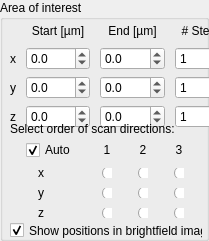
                    <widget class="QGroupBox" name="acquisitionAOI">
                     <property name="geometry">
                      <rect>
                       <x>8</x>
                       <y>28</y>
                       <width>209</width>
                       <height>241</height>
                      </rect>
                     </property>
                     <property name="title">
                      <string>Area of interest</string>
                     </property>
                     <widget class="QWidget" name="layoutWidget3">
                      <property name="geometry">
                       <rect>
                        <x>10</x>
                        <y>20</y>
                        <width>219</width>
                        <height>108</height>
                       </rect>
                      </property>
                      <layout class="QGridLayout" name="gridLayout" rowstretch="0,1,1,1">
                       <property name="horizontalSpacing">
                        <number>10</number>
                       </property>
                       <item row="0" column="1">
                        <widget class="QLabel" name="startLabel">
                         <property name="text">
                          <string>Start [µm]</string>
                         </property>
                         <property name="alignment">
                          <set>Qt::AlignmentFlag::AlignCenter</set>
                         </property>
                        </widget>
                       </item>
                       <item row="0" column="2">
                        <widget class="QLabel" name="endLabel">
                         <property name="text">
                          <string>End [µm]</string>
                         </property>
                         <property name="alignment">
                          <set>Qt::AlignmentFlag::AlignCenter</set>
                         </property>
                        </widget>
                       </item>
                       <item row="0" column="3">
                        <widget class="QLabel" name="stepsLabel">
                         <property name="text">
                          <string># Steps</string>
                         </property>
                         <property name="alignment">
                          <set>Qt::AlignmentFlag::AlignCenter</set>
                         </property>
                        </widget>
                       </item>
                       <item row="1" column="0">
                        <widget class="QLabel" name="xLabel">
                         <property name="text">
                          <string>x</string>
                         </property>
                         <property name="alignment">
                          <set>Qt::AlignmentFlag::AlignCenter</set>
                         </property>
                        </widget>
                       </item>
                       <item row="1" column="1">
                        <widget class="QDoubleSpinBox" name="startX">
                         <property name="locale">
                          <locale language="English" country="UnitedStates"/>
                         </property>
                         <property name="decimals">
                          <number>1</number>
                         </property>
                         <property name="minimum">
                          <double>-1000.000000000000000</double>
                         </property>
                         <property name="maximum">
                          <double>1000.000000000000000</double>
                         </property>
                         <property name="singleStep">
                          <double>1.000000000000000</double>
                         </property>
                        </widget>
                       </item>
                       <item row="1" column="2">
                        <widget class="QDoubleSpinBox" name="endX">
                         <property name="locale">
                          <locale language="English" country="UnitedStates"/>
                         </property>
                         <property name="decimals">
                          <number>1</number>
                         </property>
                         <property name="minimum">
                          <double>-1000.000000000000000</double>
                         </property>
                         <property name="maximum">
                          <double>1000.000000000000000</double>
                         </property>
                         <property name="singleStep">
                          <double>1.000000000000000</double>
                         </property>
                        </widget>
                       </item>
                       <item row="1" column="3">
                        <widget class="QSpinBox" name="stepsX">
                         <property name="minimum">
                          <number>1</number>
                         </property>
                         <property name="maximum">
                          <number>1000</number>
                         </property>
                        </widget>
                       </item>
                       <item row="2" column="0">
                        <widget class="QLabel" name="yLabel">
                         <property name="text">
                          <string>y</string>
                         </property>
                         <property name="alignment">
                          <set>Qt::AlignmentFlag::AlignCenter</set>
                         </property>
                        </widget>
                       </item>
                       <item row="2" column="1">
                        <widget class="QDoubleSpinBox" name="startY">
                         <property name="locale">
                          <locale language="English" country="UnitedStates"/>
                         </property>
                         <property name="decimals">
                          <number>1</number>
                         </property>
                         <property name="minimum">
                          <double>-1000.000000000000000</double>
                         </property>
                         <property name="maximum">
                          <double>1000.000000000000000</double>
                         </property>
                         <property name="singleStep">
                          <double>1.000000000000000</double>
                         </property>
                        </widget>
                       </item>
                       <item row="2" column="2">
                        <widget class="QDoubleSpinBox" name="endY">
                         <property name="locale">
                          <locale language="English" country="UnitedStates"/>
                         </property>
                         <property name="decimals">
                          <number>1</number>
                         </property>
                         <property name="minimum">
                          <double>-1000.000000000000000</double>
                         </property>
                         <property name="maximum">
                          <double>1000.000000000000000</double>
                         </property>
                         <property name="singleStep">
                          <double>1.000000000000000</double>
                         </property>
                        </widget>
                       </item>
                       <item row="2" column="3">
                        <widget class="QSpinBox" name="stepsY">
                         <property name="minimum">
                          <number>1</number>
                         </property>
                         <property name="maximum">
                          <number>1000</number>
                         </property>
                        </widget>
                       </item>
                       <item row="3" column="0">
                        <widget class="QLabel" name="zLabel">
                         <property name="text">
                          <string>z</string>
                         </property>
                         <property name="alignment">
                          <set>Qt::AlignmentFlag::AlignCenter</set>
                         </property>
                        </widget>
                       </item>
                       <item row="3" column="1">
                        <widget class="QDoubleSpinBox" name="startZ">
                         <property name="locale">
                          <locale language="English" country="UnitedStates"/>
                         </property>
                         <property name="decimals">
                          <number>1</number>
                         </property>
                         <property name="minimum">
                          <double>-1000.000000000000000</double>
                         </property>
                         <property name="maximum">
                          <double>1000.000000000000000</double>
                         </property>
                         <property name="singleStep">
                          <double>1.000000000000000</double>
                         </property>
                        </widget>
                       </item>
                       <item row="3" column="2">
                        <widget class="QDoubleSpinBox" name="endZ">
                         <property name="locale">
                          <locale language="English" country="UnitedStates"/>
                         </property>
                         <property name="decimals">
                          <number>1</number>
                         </property>
                         <property name="minimum">
                          <double>-1000.000000000000000</double>
                         </property>
                         <property name="maximum">
                          <double>1000.000000000000000</double>
                         </property>
                         <property name="singleStep">
                          <double>1.000000000000000</double>
                         </property>
                        </widget>
                       </item>
                       <item row="3" column="3">
                        <widget class="QSpinBox" name="stepsZ">
                         <property name="minimum">
                          <number>1</number>
                         </property>
                         <property name="maximum">
                          <number>1000</number>
                         </property>
                        </widget>
                       </item>
                      </layout>
                     </widget>
                     <widget class="QWidget" name="layoutWidget3_2">
                      <property name="geometry">
                       <rect>
                        <x>10</x>
                        <y>140</y>
                        <width>193</width>
                        <height>81</height>
                       </rect>
                      </property>
                      <layout class="QGridLayout" name="gridLayout_4" rowstretch="0,0,0,0">
                       <property name="horizontalSpacing">
                        <number>10</number>
                       </property>
                       <item row="1" column="3">
                        <widget class="QRadioButton" name="scanDirX2">
                         <property name="maximumSize">
                          <size>
                           <width>10</width>
                           <height>10</height>
                          </size>
                         </property>
                         <property name="text">
                          <string/>
                         </property>
                         <attribute name="buttonGroup">
                          <string notr="true">buttonGroup</string>
                         </attribute>
                        </widget>
                       </item>
                       <item row="3" column="3">
                        <widget class="QRadioButton" name="scanDirZ2">
                         <property name="maximumSize">
                          <size>
                           <width>10</width>
                           <height>10</height>
                          </size>
                         </property>
                         <property name="text">
                          <string/>
                         </property>
                         <attribute name="buttonGroup">
                          <string notr="true">buttonGroup_3</string>
                         </attribute>
                        </widget>
                       </item>
                       <item row="2" column="2">
                        <widget class="QRadioButton" name="scanDirY1">
                         <property name="maximumSize">
                          <size>
                           <width>10</width>
                           <height>10</height>
                          </size>
                         </property>
                         <property name="text">
                          <string/>
                         </property>
                         <attribute name="buttonGroup">
                          <string notr="true">buttonGroup_2</string>
                         </attribute>
                        </widget>
                       </item>
                       <item row="2" column="1">
                        <widget class="QRadioButton" name="scanDirY0">
                         <property name="maximumSize">
                          <size>
                           <width>10</width>
                           <height>10</height>
                          </size>
                         </property>
                         <property name="text">
                          <string/>
                         </property>
                         <attribute name="buttonGroup">
                          <string notr="true">buttonGroup_2</string>
                         </attribute>
                        </widget>
                       </item>
                       <item row="3" column="2">
                        <widget class="QRadioButton" name="scanDirZ1">
                         <property name="maximumSize">
                          <size>
                           <width>10</width>
                           <height>10</height>
                          </size>
                         </property>
                         <property name="text">
                          <string/>
                         </property>
                         <attribute name="buttonGroup">
                          <string notr="true">buttonGroup_3</string>
                         </attribute>
                        </widget>
                       </item>
                       <item row="1" column="1">
                        <widget class="QRadioButton" name="scanDirX0">
                         <property name="maximumSize">
                          <size>
                           <width>10</width>
                           <height>10</height>
                          </size>
                         </property>
                         <property name="text">
                          <string/>
                         </property>
                         <attribute name="buttonGroup">
                          <string notr="true">buttonGroup</string>
                         </attribute>
                        </widget>
                       </item>
                       <item row="1" column="2">
                        <widget class="QRadioButton" name="scanDirX1">
                         <property name="maximumSize">
                          <size>
                           <width>10</width>
                           <height>10</height>
                          </size>
                         </property>
                         <property name="text">
                          <string/>
                         </property>
                         <attribute name="buttonGroup">
                          <string notr="true">buttonGroup</string>
                         </attribute>
                        </widget>
                       </item>
                       <item row="3" column="1">
                        <widget class="QRadioButton" name="scanDirZ0">
                         <property name="maximumSize">
                          <size>
                           <width>10</width>
                           <height>10</height>
                          </size>
                         </property>
                         <property name="text">
                          <string/>
                         </property>
                         <attribute name="buttonGroup">
                          <string notr="true">buttonGroup_3</string>
                         </attribute>
                        </widget>
                       </item>
                       <item row="1" column="0">
                        <widget class="QLabel" name="scanDirX_Label">
                         <property name="minimumSize">
                          <size>
                           <width>30</width>
                           <height>10</height>
                          </size>
                         </property>
                         <property name="maximumSize">
                          <size>
                           <width>10</width>
                           <height>16777215</height>
                          </size>
                         </property>
                         <property name="text">
                          <string>x</string>
                         </property>
                         <property name="alignment">
                          <set>Qt::AlignmentFlag::AlignCenter</set>
                         </property>
                        </widget>
                       </item>
                       <item row="2" column="3">
                        <widget class="QRadioButton" name="scanDirY2">
                         <property name="maximumSize">
                          <size>
                           <width>10</width>
                           <height>10</height>
                          </size>
                         </property>
                         <property name="text">
                          <string/>
                         </property>
                         <attribute name="buttonGroup">
                          <string notr="true">buttonGroup_2</string>
                         </attribute>
                        </widget>
                       </item>
                       <item row="2" column="0">
                        <widget class="QLabel" name="scanDirY_Label">
                         <property name="minimumSize">
                          <size>
                           <width>30</width>
                           <height>10</height>
                          </size>
                         </property>
                         <property name="maximumSize">
                          <size>
                           <width>10</width>
                           <height>16777215</height>
                          </size>
                         </property>
                         <property name="text">
                          <string>y</string>
                         </property>
                         <property name="alignment">
                          <set>Qt::AlignmentFlag::AlignCenter</set>
                         </property>
                        </widget>
                       </item>
                       <item row="0" column="1">
                        <widget class="QLabel" name="scanDir0_Label">
                         <property name="minimumSize">
                          <size>
                           <width>0</width>
                           <height>0</height>
                          </size>
                         </property>
                         <property name="text">
                          <string>1</string>
                         </property>
                         <property name="alignment">
                          <set>Qt::AlignmentFlag::AlignCenter</set>
                         </property>
                        </widget>
                       </item>
                       <item row="0" column="3">
                        <widget class="QLabel" name="scanDir2_Label">
                         <property name="minimumSize">
                          <size>
                           <width>0</width>
                           <height>0</height>
                          </size>
                         </property>
                         <property name="text">
                          <string>3</string>
                         </property>
                         <property name="alignment">
                          <set>Qt::AlignmentFlag::AlignCenter</set>
                         </property>
                        </widget>
                       </item>
                       <item row="0" column="2">
                        <widget class="QLabel" name="scanDir1_Label">
                         <property name="minimumSize">
                          <size>
                           <width>0</width>
                           <height>0</height>
                          </size>
                         </property>
                         <property name="text">
                          <string>2</string>
                         </property>
                         <property name="alignment">
                          <set>Qt::AlignmentFlag::AlignCenter</set>
                         </property>
                        </widget>
                       </item>
                       <item row="3" column="0">
                        <widget class="QLabel" name="scanDirZ_Label">
                         <property name="minimumSize">
                          <size>
                           <width>30</width>
                           <height>10</height>
                          </size>
                         </property>
                         <property name="maximumSize">
                          <size>
                           <width>10</width>
                           <height>16777215</height>
                          </size>
                         </property>
                         <property name="text">
                          <string>z</string>
                         </property>
                         <property name="alignment">
                          <set>Qt::AlignmentFlag::AlignCenter</set>
                         </property>
                        </widget>
                       </item>
                       <item row="0" column="0">
                        <widget class="QCheckBox" name="scanDirAutoCheckbox">
                         <property name="text">
                          <string>Auto</string>
                         </property>
                         <property name="checked">
                          <bool>true</bool>
                         </property>
                        </widget>
                       </item>
                      </layout>
                     </widget>
                     <widget class="QLabel" name="ROITopLabel_2">
                      <property name="geometry">
                       <rect>
                        <x>10</x>
                        <y>120</y>
                        <width>193</width>
                        <height>18</height>
                       </rect>
                      </property>
                      <property name="text">
                       <string>Select order of scan directions:</string>
                      </property>
                     </widget>
                     <widget class="QCheckBox" name="showOverlay">
                      <property name="geometry">
                       <rect>
                        <x>10</x>
                        <y>220</y>
                        <width>193</width>
                        <height>21</height>
                       </rect>
                      </property>
                      <property name="text">
                       <string>Show positions in brightfield image</string>
                      </property>
                      <property name="checked">
                       <bool>true</bool>
                      </property>
                     </widget>
                    </widget>
